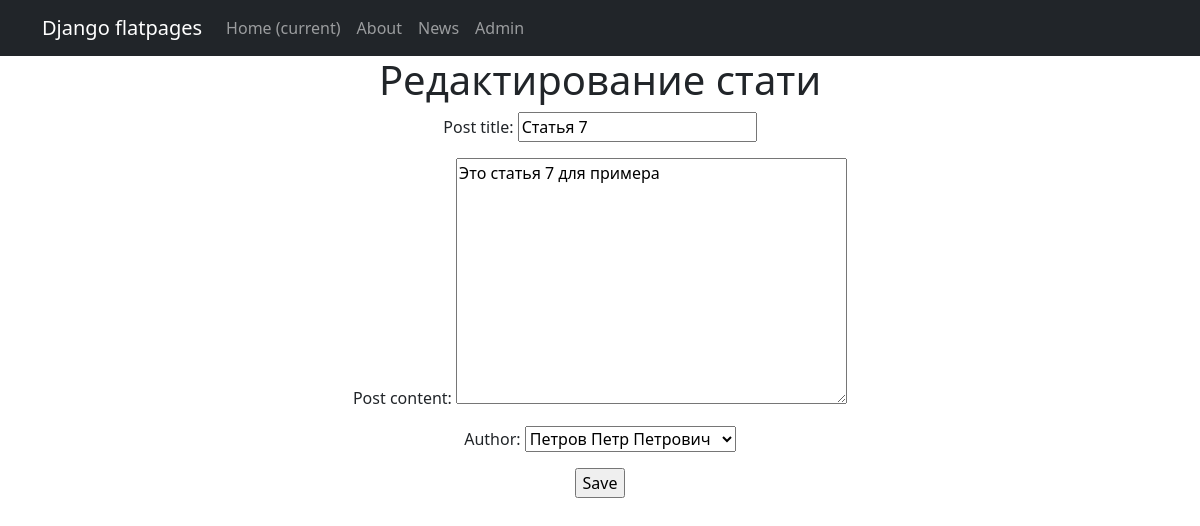
Screenshot of /news/articles/7/edit with the database file from the repository.
### NewsPortal_app/models.py (models this page shows, shortened)
class Post(models.Model):
    TYPE_POST = [
        ('N', "Новости"),
        ('A', "Статья")
    ]
    type_post = models.CharField(max_length=1, choices=TYPE_POST, default='A')
    time_create = models.DateTimeField(auto_now_add=True)
    post_title = models.CharField(max_length=255)
    post_content = models.TextField()
    post_rating = models.IntegerField(default=0)
    author = models.ForeignKey(Author, on_delete=models.CASCADE)
    post_category = models.ManyToManyField(Category, through='PostCategory')

### NewsPortal_app/views.py (the view, shortened to what this page needs)
# urls.py: path('articles/<int:pk>/edit', ArticleUpdateView.as_view(), name='update_article'),
class ArticleUpdateView(UpdateView):
    form_class = ArticleForm
    model = Post
    template_name = 'article_update.html'

### NewsPortal_app/forms.py
class ArticleForm(forms.ModelForm):
    class Meta:
        model = Post
        fields = [
            'post_title',
            'post_content',
            'author',
            ]

### NewsPortal_app/models.py (called while the page is built)
    def __str__(self):
        return self.author_user.username

### templates/article_update.html (shortened to what this page needs)
{% extends 'flatpages/default.html'%}
{% block content%}
<h1>Редактирование стати</h1>
<form action="" method="post">
    {{ form.as_p }}
    <input type="submit" value="Save">
</form>
{% endblock content%}

### rows the page displays
Post: post_title "Статья 7", post_content "Это статья 7 для примера", author "Петров Петр Петрович"
